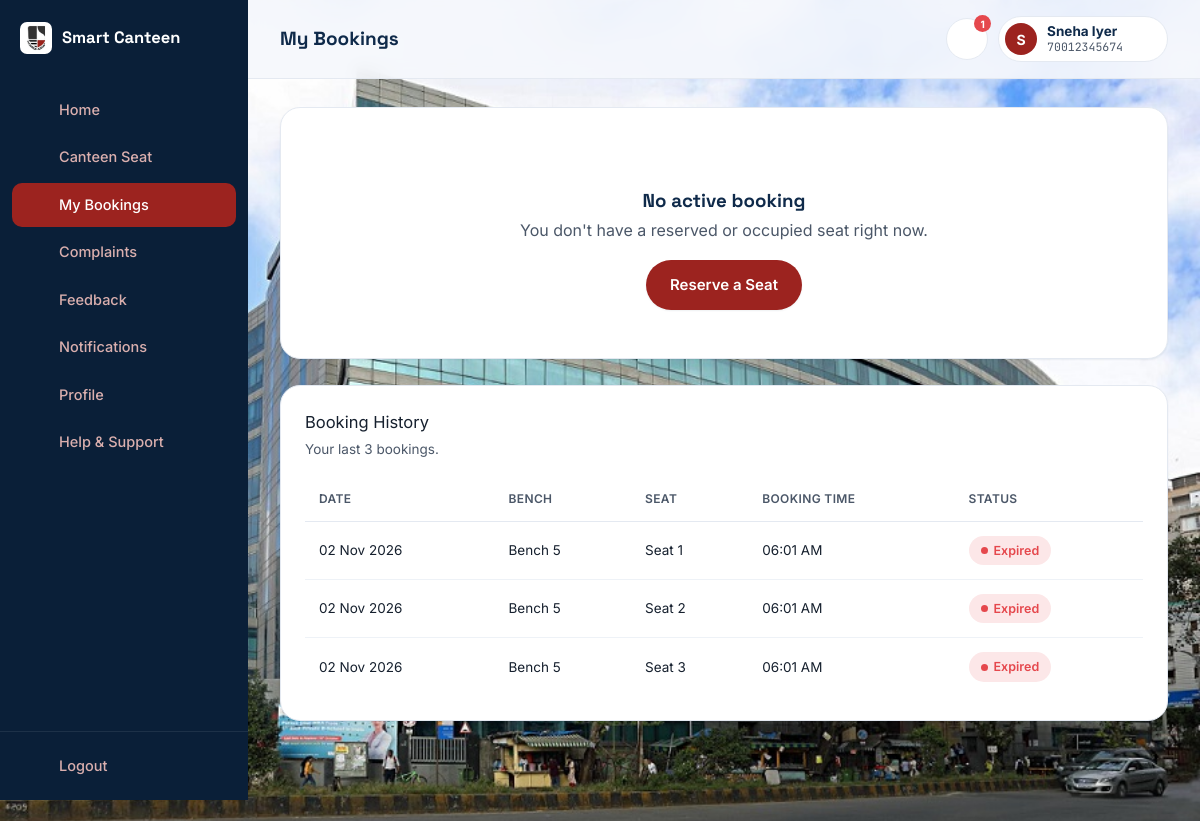
Page /student/my_bookings.php (signed in) on the committed database.
### tables this page shows
CREATE TABLE students (
  id             INT AUTO_INCREMENT PRIMARY KEY,
  sap_id         VARCHAR(11) NOT NULL UNIQUE,
  password_hash  VARCHAR(255) NOT NULL,
  name           VARCHAR(100) NOT NULL,
  branch         VARCHAR(100) NOT NULL,
  year           TINYINT NOT NULL,
  email          VARCHAR(150) DEFAULT NULL,
  no_show_count  INT NOT NULL DEFAULT 0,
  created_at     TIMESTAMP NOT NULL DEFAULT CURRENT_TIMESTAMP,
  CONSTRAINT chk_sap_id_format CHECK (sap_id REGEXP '^[0-9]{11}$'),
  CONSTRAINT chk_year_range CHECK (year BETWEEN 1 AND 4)
);

CREATE TABLE reservations (
  id             INT AUTO_INCREMENT PRIMARY KEY,
  student_id     INT NOT NULL,
  seat_id        INT NOT NULL,
  bench_id       INT NOT NULL,
  status         ENUM('reserved','occupied','completed','expired','cancelled') NOT NULL DEFAULT 'reserved',
  reserved_at    DATETIME NOT NULL,
  expires_at     DATETIME NOT NULL,
  confirmed_at   DATETIME DEFAULT NULL,
  vacated_at     DATETIME DEFAULT NULL,
  created_at     TIMESTAMP NOT NULL DEFAULT CURRENT_TIMESTAMP,
  CONSTRAINT fk_res_student FOREIGN KEY (student_id) REFERENCES students(id) ON DELETE CASCADE,
  CONSTRAINT fk_res_seat    FOREIGN KEY (seat_id) REFERENCES seats(id),
  CONSTRAINT fk_res_bench   FOREIGN KEY (bench_id) REFERENCES benches(id),
  INDEX idx_student_status (student_id, status),
  INDEX idx_status_expiry (status, expires_at)
);

CREATE TABLE benches (
  id             INT AUTO_INCREMENT PRIMARY KEY,
  bench_number   INT NOT NULL UNIQUE,
  location       VARCHAR(100) DEFAULT NULL,
  qr_token       VARCHAR(64) NOT NULL UNIQUE,
  status         ENUM('active','unavailable') NOT NULL DEFAULT 'active',
  created_at     TIMESTAMP NOT NULL DEFAULT CURRENT_TIMESTAMP
);

CREATE TABLE seats (
  id             INT AUTO_INCREMENT PRIMARY KEY,
  bench_id       INT NOT NULL,
  seat_number    TINYINT NOT NULL,
  status         ENUM('available','reserved','occupied','unavailable') NOT NULL DEFAULT 'available',
  UNIQUE KEY uniq_bench_seat (bench_id, seat_number),
  CONSTRAINT fk_seats_bench FOREIGN KEY (bench_id) REFERENCES benches(id) ON DELETE CASCADE,
  CONSTRAINT chk_seat_number CHECK (seat_number BETWEEN 1 AND 4)
);

### includes/functions.php (called while the page is built, shortened)
<?php
function e(?string $value): string
{
    return htmlspecialchars($value ?? '', ENT_QUOTES, 'UTF-8');
}
function unreadNotificationCount(PDO $pdo, int $studentId): int
{
    $stmt = $pdo->prepare('SELECT COUNT(*) FROM notifications WHERE student_id = ? AND is_read = 0');
    $stmt->execute([$studentId]);
    return (int) $stmt->fetchColumn();
}
function getActiveReservation(PDO $pdo, int $studentId): ?array
{
    $stmt = $pdo->prepare(
        "SELECT r.*, s.seat_number, b.bench_number, b.location, b.qr_token
         FROM reservations r
         JOIN seats s ON s.id = r.seat_id
         JOIN benches b ON b.id = r.bench_id
         WHERE r.student_id = ? AND r.status IN ('reserved','occupied')
         ORDER BY r.id DESC LIMIT 1"
    );
    $stmt->execute([$studentId]);
    $res = $stmt->fetch();
    return $res ?: null;
}
function statusLabel(string $status): string
{
    $map = [
        'reserved' => 'Reserved', 'occupied' => 'Occupied', 'completed' => 'Completed',
        'expired' => 'Expired', 'cancelled' => 'Cancelled', 'available' => 'Available',
        'unavailable' => 'Unavailable', 'submitted' => 'Submitted', 'under_review' => 'Under Review',
        'verified' => 'Verified', 'rejected' => 'Rejected', 'resolved' => 'Resolved',
        'pending' => 'Pending', 'responded' => 'Responded',
        'seat_misuse' => 'Seat Misuse', 'reserved_seat_occupied' => 'Reserved Seat Occupied by Someone Else',
        'broken_furniture' => 'Broken Furniture', 'cleanliness' => 'Cleanliness', 'other' => 'Other',
    ];
    return $map[$status] ?? ucfirst(str_replace('_', ' ', $status));
}

### includes/auth.php (called while the page is built, shortened)
<?php
function isStudentLoggedIn(): bool
{
    return isset($_SESSION['student_id']);
}
function currentStudentId(): ?int
{
    return $_SESSION['student_id'] ?? null;
}
function currentStudent(): ?array
{
    static $cached = null;
    if ($cached !== null) return $cached;
    $stmt = getDB()->prepare('SELECT * FROM students WHERE id = ?');
    $stmt->execute([currentStudentId()]);
    $cached = $stmt->fetch() ?: null;
    return $cached;
}

### includes/db.php (called while the page is built)
<?php
function getDB(): PDO
{
    static $pdo = null;
    if ($pdo === null) {
        $dsn = 'mysql:host=' . DB_HOST . ';dbname=' . DB_NAME . ';charset=utf8mb4';
        try {
            $pdo = new PDO($dsn, DB_USER, DB_PASS, [
                PDO::ATTR_ERRMODE            => PDO::ERRMODE_EXCEPTION,
                PDO::ATTR_DEFAULT_FETCH_MODE => PDO::FETCH_ASSOC,
                PDO::ATTR_EMULATE_PREPARES   => false,
            ]);
            $pdo->exec("SET time_zone = '+05:30'");
        } catch (PDOException $e) {
            http_response_code(500);
            die('Database connection failed. Check includes/config.php and make sure MySQL is running in XAMPP. (' . htmlspecialchars($e->getMessage()) . ')');
        }
    }
    return $pdo;
}

### student/my_bookings.php (the view, shortened to what this page needs)
<?php
require_once __DIR__ . '/../includes/db.php';
require_once __DIR__ . '/../includes/auth.php';
require_once __DIR__ . '/../includes/functions.php';
require_once __DIR__ . '/../includes/icons.php';
$pdo = getDB();
$student = currentStudent();
$activeReservation = getActiveReservation($pdo, $student['id']);
$historyStmt = $pdo->prepare(
    "SELECT r.*, s.seat_number, b.bench_number
     FROM reservations r
     JOIN seats s ON s.id = r.seat_id
     JOIN benches b ON b.id = r.bench_id
     WHERE r.student_id = ?
     ORDER BY r.created_at DESC LIMIT 30"
);
$historyStmt->execute([$student['id']]);
$history = $historyStmt->fetchAll();
$activePage = 'my_bookings';
$pageTitle = 'My Bookings';
?>
<!DOCTYPE html>
<html lang="en">
<head>
<link rel="stylesheet" href="<?= BASE_URL ?>/css/style.css">
<link rel="stylesheet" href="<?= BASE_URL ?>/css/app.css">
</head>
<body class="app-body photo-bg">
<div class="app-shell">
  <?php include __DIR__ . '/../includes/sidebar.php'; ?>
  <div class="app-main">
    <?php include __DIR__ . '/../includes/header.php'; ?>
    <main class="app-content">
      <?php if (!$activeReservation): ?>
        <div class="card empty-state section-gap">
          <?= icon('seat') ?>
          <h3 style="margin:10px 0 6px;">No active booking</h3>
          <p style="margin-bottom:18px;">You don't have a reserved or occupied seat right now.</p>
          <a href="canteen.php" class="btn btn-primary">Reserve a Seat</a>
        </div>
      <?php endif; ?>
      <div class="card">
        <div class="card-title">Booking History</div>
        <div class="card-sub">Your last <?= count($history) ?> bookings.</div>
        <div class="table-wrap">
          <table class="data-table">
            <thead>
              <tr><th>Date</th><th>Bench</th><th>Seat</th><th>Booking Time</th><th>Status</th></tr>
            </thead>
            <tbody>
              <?php foreach ($history as $h): ?>
                <tr>
                  <td><?= date('d M Y', strtotime($h['created_at'])) ?></td>
                  <td>Bench <?= (int)$h['bench_number'] ?></td>
                  <td>Seat <?= (int)$h['seat_number'] ?></td>
                  <td><?= date('h:i A', strtotime($h['reserved_at'])) ?></td>
                  <td>
                    <?php
                      $badgeClass = match($h['status']) {
                        'completed' => 'badge-available',
                        'occupied' => 'badge-occupied',
                        'reserved' => 'badge-reserved',
                        'expired' => 'badge-occupied',
                        'cancelled' => 'badge-unavailable',
                        default => 'badge-neutral',
                      };
                    ?>
                    <span class="badge <?= $badgeClass ?>"><?= statusLabel($h['status']) ?></span>
                  </td>
                </tr>
              <?php endforeach; ?>
            </tbody>
          </table>
        </div>
      </div>
    </main>
  </div>
</div>
</body>
</html>

### includes/sidebar.php (shortened to what this page needs)
<?php
$activePage = $activePage ?? '';
$navItems = [
    ['key' => 'dashboard',     'href' => 'dashboard.php',     'icon' => 'home',    'label' => 'Home'],
    ['key' => 'canteen',       'href' => 'canteen.php',       'icon' => 'grid',    'label' => 'Canteen Seat'],
    ['key' => 'my_bookings',   'href' => 'my_bookings.php',   'icon' => 'seat',    'label' => 'My Bookings'],
    ['key' => 'complaints',    'href' => 'complaints.php',    'icon' => 'flag',    'label' => 'Complaints'],
    ['key' => 'feedback',      'href' => 'feedback.php',      'icon' => 'star',    'label' => 'Feedback'],
    ['key' => 'notifications', 'href' => 'notifications.php', 'icon' => 'bell',    'label' => 'Notifications'],
    ['key' => 'profile',       'href' => 'profile.php',       'icon' => 'user',    'label' => 'Profile'],
    ['key' => 'help',          'href' => 'help.php',          'icon' => 'help',    'label' => 'Help & Support'],
];
?>
<aside class="sidebar" id="sidebar">
  <div class="sidebar-brand">
    <img src="<?= BASE_URL ?>/images/nmims-crest.png" alt="" width="32" height="32">
    <span>Smart Canteen</span>
    <button class="sidebar-close" id="sidebarClose" aria-label="Close menu"><?= icon('close') ?></button>
  </div>
  <nav class="sidebar-nav">
    <?php foreach ($navItems as $item): ?>
      <a href="<?= $item['href'] ?>" class="sidebar-link <?= $activePage === $item['key'] ? 'active' : '' ?>">
        <?= icon($item['icon']) ?>
        <span><?= e($item['label']) ?></span>
      </a>
    <?php endforeach; ?>
  </nav>
  <div class="sidebar-footer">
    <a href="<?= BASE_URL ?>/logout.php" class="sidebar-link sidebar-logout">
      <?= icon('logout') ?>
      <span>Logout</span>
    </a>
  </div>
</aside>

### includes/icons.php (shortened to what this page needs)
<?php
function icon(string $name, string $class = '', int $size = 20): string
{
    $inner = $paths[$name] ?? $paths['help'];
    return '<svg class="icon ' . htmlspecialchars($class) . '" width="' . $size . '" height="' . $size . '" viewBox="0 0 24 24" fill="none" stroke="currentColor" stroke-width="1.8" stroke-linecap="round" stroke-linejoin="round" aria-hidden="true">' . $inner . '</svg>';
}

### includes/header.php (shortened to what this page needs)
<?php
$student = currentStudent();
$unreadCount = unreadNotificationCount($pdo, $student['id']);
$pageTitle = $pageTitle ?? 'Home';
?>
<header class="app-header">
  <h1 class="page-title"><?= e($pageTitle) ?></h1>
  <div class="header-actions">
    <div class="dropdown" id="notifDropdown">
      <button class="icon-btn" id="notifBtn" aria-label="Notifications">
        <?= icon('bell') ?>
        <?php if ($unreadCount > 0): ?><span class="badge-dot" id="unreadBadge"><?= $unreadCount > 9 ? '9+' : $unreadCount ?></span><?php endif; ?>
      </button>
    </div>
    <div class="dropdown" id="profileDropdown">
      <button class="profile-btn" id="profileBtn">
        <span class="avatar"><?= e(strtoupper(substr($student['name'], 0, 1))) ?></span>
        <span class="profile-text">
          <strong><?= e($student['name']) ?></strong>
          <small class="mono"><?= e($student['sap_id']) ?></small>
        </span>
        <?= icon('chevron-down') ?>
      </button>
    </div>
  </div>
</header>

### css/style.css (style rules this page uses)
:root { --navy-950: #0A1F38; --navy-900: #0F2A4A; --navy-800: #15355C; --red-600: #9C231F; --red-700: #7F1C19; --red-50: #F9F1F1; --paper: #F5F8FC; --white: #FFFFFF; --ink-900: #16202E; --ink-600: #4B5768; --slate-400:#A6B0C0; --slate-200:#E4E9F1; --slate-100:#EEF2F7; --status-available: #18A971; --status-available-bg: #E4F8EF; --status-reserved: #E8A33D; --status-reserved-bg: #FDF2DF; --status-occupied: #E5484D; --status-occupied-bg: #FCE7E8; --status-unavailable: #8791A1; --status-unavailable-bg: #EEF0F3; --font-display: 'Space Grotesk', 'Segoe UI', sans-serif; --font-body: 'Inter', 'Segoe UI', sans-serif; --font-mono: 'JetBrains Mono', 'Courier New', monospace; --radius-lg: 20px; --radius-md: 14px; --radius-sm: 10px; --radius-pill: 999px; --shadow-sm: 0 1px 2px rgba(15,42,74,.07); --shadow-md: 0 8px 24px rgba(15,42,74,.10); --shadow-lg: 0 20px 48px rgba(15,42,74,.16); }
*, *::before, *::after { box-sizing: border-box; }
html { scroll-behavior: smooth; }
body { margin: 0; font-family: var(--font-body); color: var(--ink-900); background: var(--paper); -webkit-font-smoothing: antialiased; line-height: 1.55; }
h1, h2, h3, h4 { font-family: var(--font-display); margin: 0 0 .5em; line-height: 1.15; color: var(--navy-900); }
p { margin: 0 0 1em; }
a { color: inherit; text-decoration: none; }
img, svg { max-width: 100%; display: block; }
button { font-family: inherit; cursor: pointer; }
.mono { font-family: var(--font-mono); font-variant-numeric: tabular-nums; }
.btn { display: inline-flex; align-items: center; justify-content: center; gap: 8px; padding: 13px 24px; border-radius: var(--radius-pill); border: none; font-weight: 600; font-size: 15px; font-family: var(--font-body); transition: transform .15s ease, box-shadow .15s ease, background-color .15s ease; white-space: nowrap; }
.btn-primary { background: var(--red-600); color: var(--white); box-shadow: var(--shadow-sm); }
.badge { display: inline-flex; align-items: center; gap: 6px; padding: 5px 12px; border-radius: var(--radius-pill); font-size: 12.5px; font-weight: 600; }
.badge::before { content: ''; width: 7px; height: 7px; border-radius: 50%; background: currentColor; }
.badge-occupied { background: var(--status-occupied-bg); color: var(--status-occupied); }

### rows in the picture
students: name "S", name "Sneha Iyer", sap "70012345674"
reservations: created_at "02 Nov 2026", bench.bench_number "5", seat.seat_number "1", reserved_at "06:01 AM", status "Expired"
reservations: created_at "02 Nov 2026", bench.bench_number "5", seat.seat_number "2", reserved_at "06:01 AM", status "Expired"
reservations: created_at "02 Nov 2026", bench.bench_number "5", seat.seat_number "3", reserved_at "06:01 AM", status "Expired"

### other values in the picture
$item['label'] "Home"
$item['label'] "Canteen Seat"
$item['label'] "My Bookings"
$item['label'] "Complaints"
$item['label'] "Feedback"
$item['label'] "Notifications"
$item['label'] "Profile"
$item['label'] "Help & Support"
$pageTitle "My Bookings"
$unreadCount "1"
count($history) "3"
